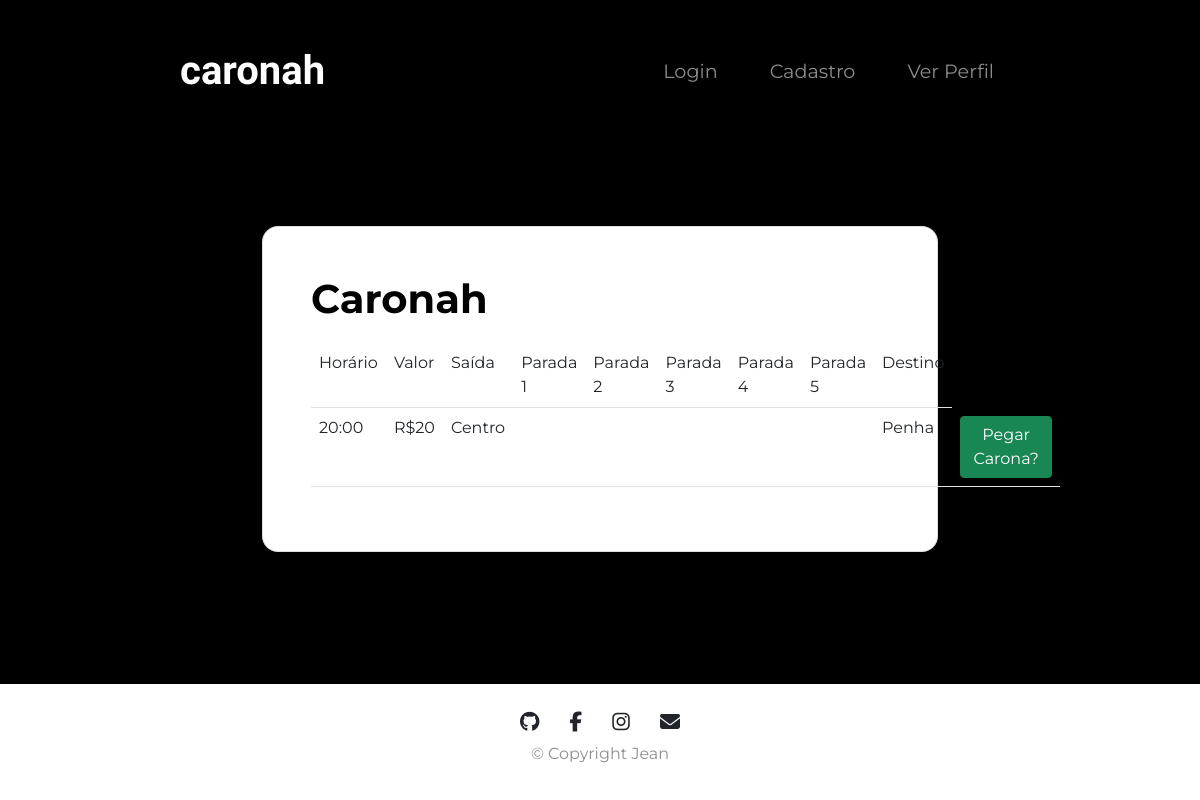
/pedir-carona.php, run on an earlier commit of the app's database.
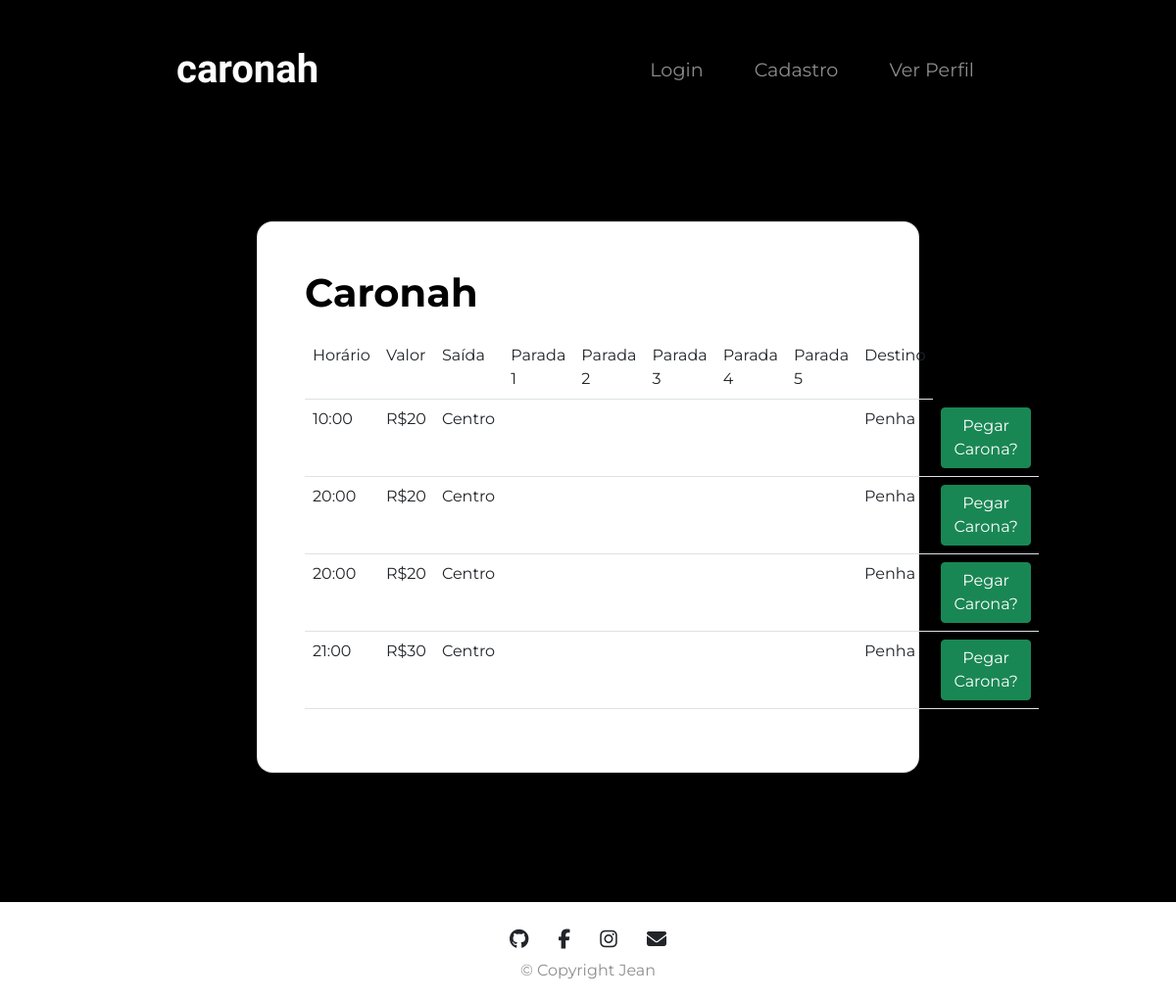
And on a later commit of the database.
### tables this page shows
CREATE TABLE IF NOT EXISTS `caronas` (
  `id` int(11) NOT NULL AUTO_INCREMENT,
  `horario` varchar(280) NOT NULL,
  `valor` float NOT NULL,
  `vagas` int(11) NOT NULL,
  `saida` varchar(280) NOT NULL,
  `destino` varchar(280) NOT NULL,
  `parada1` varchar(280) DEFAULT NULL,
  `parada2` varchar(280) DEFAULT NULL,
  `parada3` varchar(280) DEFAULT NULL,
  `parada4` varchar(280) DEFAULT NULL,
  `parada5` varchar(280) DEFAULT NULL,
  `veiculo` varchar(280) NOT NULL,
  PRIMARY KEY (`id`)
);

### carona.php (called while the page is built, shortened)
<?php
 function retornaCarona() {
	$sql = "SELECT * FROM caronas WHERE horario>CURTIME() ORDER BY horario";
	$conexao = abreConexao();
	$resultado = $conexao->query($sql);
	if (mysqli_num_rows($resultado) > 0) {
		 while ($row = mysqli_fetch_array($resultado)) {
			  $carona[] = $row;
		 }
		 return $carona;
	} else {
		 return null;
	} }
?>

### pedir-carona.php (the view, shortened to what this page needs)
<!DOCTYPE html>
<html lang="pt-BR">
<head>
  <link href="https://cdn.jsdelivr.net/npm/bootstrap@5.1.3/dist/css/bootstrap.min.css" rel="stylesheet">
  <link rel="stylesheet" href="css/styles.css">
</head>
<body>
  <section class="colored-section" id="title">
    <div class="container-fluid">
    <nav class="nav navbar-expand-lg navbar-dark">
      <a class="navbar-brand" href="index.html">caronah</a>
      <div class="collapse navbar-collapse" id="navbarTogglerDemo01">
          <ul class="navbar-nav ms-auto">
          <li class="nav-item">
              <a class="nav-link" href="login.php">Login</a>
            </li>
            <li class="nav-item">
              <a class="nav-link" href="register.php">Cadastro</a>
            </li>
            <li class="nav-item">
              <a class="nav-link" href="historico.html">Ver Perfil</a>
            </li>
          </ul>
      </div>
    </nav>
    <section class="vh-50" style="background-color: black;">
        <div class="container py-5 h-100">
          <div class="row d-flex justify-content-center align-items-center h-100">
            <div class="col col-xl-10">
              <div class="card" style="border-radius: 1rem;">
                <div class="row g-0">
                  <div class="col-md-12 d-flex align-items-center">
                    <div class="card-body p-4 p-lg-5 text-black">
                      <form>
                        <div class="d-flex align-items-center mb-3 pb-1">
                          <span class="h1 fw-bold mb-0">Caronah</span>
                        </div>
                        <div class="container">
                          <table class="table">
                              <?php include_once("carona.php");
                              $vetcaronas = retornaCarona();
                              if ($vetcaronas != null) {
                                echo ('<tr> <td>' . "Horário" . '</td> <td>' . "Valor" . '</td>
                          <td>' . "Saída" . '</td> <td>' . "Parada 1" . '</td> <td>' . "Parada 2" . '</td> <td>' . "Parada 3" . '</td> <td>' . "Parada 4" . '</td> <td>' . "Parada 5" .
                          '</td> <td>' . "Destino");
                                  foreach ($vetcaronas as $carona) {
                                    $horario = $carona["horario"];
                                    $valor = $carona["valor"];
                                    $vagas = $carona["vagas"];
                                    $saida = $carona["saida"];
                                    $destino = $carona["destino"];
                                    $parada1 = $carona["parada1"];
                                    $parada2 = $carona["parada2"];
                                    $parada3 = $carona["parada3"];
                                    $parada4 = $carona["parada4"];
                                    $parada5 = $carona["parada5"];
                                    echo ('<tr> <td>' . $horario . '</td> <td>' . "R$" . $valor . '</td>
                          <td>' . $saida . '</td> <td>' . $parada1 . '</td> <td>' . $parada2 . '</td> <td>' . $parada3 . '</td> <td>' . $parada4 . '</td> <td>' . $parada5 .
                          '</td> <td>' . $destino . '</td> <td><a href="formulario.php?id=' . $vagas .
                                           '" class="btn btn-success" onclick="return confirm(\'Deseja Confirmar?\');">Pegar Carona?</a></td> </tr>');
                                  }
                              }
                              else {
                                  echo ("<tr><td>Nenhum registro encontrado!</td></tr>");
                              }
                              ?>
                          </table>
                      </div>
                      </form>
                    </div>
                  </div>
                </div>
              </div>
            </div>
          </div>
        </div>
      </section>
  </section>
  <footer class="white-section" id="footer">
    <div container-fluid>
      <button type="button" class="btn"><i class="fa-brands fa-github fa-lg"></i></button>
      <button type="button" class="btn"><i class="fa-brands fa-facebook-f fa-lg"></i></button>
      <button type="button" class="btn"><i class="fa-brands fa-instagram fa-lg"></i></button>
      <button type="button" class="btn"><i class="fa-solid fa-envelope fa-lg"></i></button>
      <p>© Copyright Jean</p>
    </div>
  </footer>
</body>
</html>
</body>
</html>

### css/styles.css (style rules this page uses)
body { font-family: 'Montserrat'; text-align: center; }
p { color: #8f8f8f; }
.container-fluid { padding: 7% 15%; }
.colored-section { background-color: black; color: #fff; }
.white-section { background-color: #fff; }
.nav { padding-bottom: 4.5rem; }
.navbar-brand { font-family: "Ubuntu"; font-size: 2.5rem; font-weight: bold; }
.nav-item { padding: 0 18px; font-size: 1.2rem; font-weight: 400; }
#title .container-fluid { padding: 3% 15% 7%; text-align: left; }
#footer { min-height: 100px; align-items: center; }
#footer .btn { position: relative; top: 20px; }
#footer p { position: relative; top: 20px; }

What changed in the data, as far as the page shows it:
added caronas: horario "10:00", valor "20", saida "Centro", destino "Penha"
added caronas: horario "20:00", valor "20", saida "Centro", destino "Penha"
added caronas: horario "21:00", valor "30", saida "Centro", destino "Penha"
